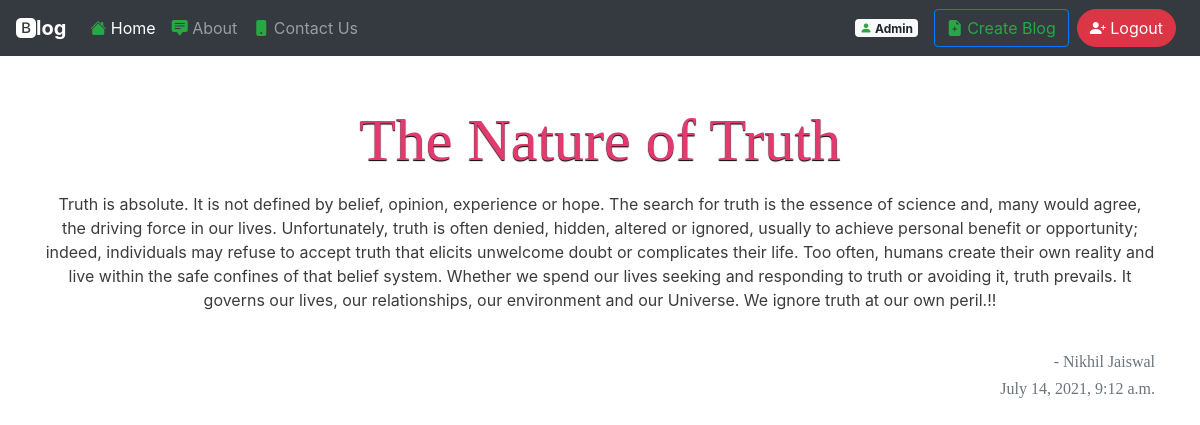
Screenshot of /blog/the-nature-of-truth/ (signed in) with the database file from the repository.
### home/models.py (models this page shows, shortened)
class MyUser(AbstractBaseUser):
    email = models.EmailField(
        verbose_name='email address',
        max_length=255,
        unique=True,
    )
    full_name = models.CharField(max_length=100, default=None)
    date_of_birth = models.DateField()
    mobile = models.CharField(max_length=14)
    is_active = models.BooleanField(default=True)
    is_admin = models.BooleanField(default=False)
    auth_token = models.CharField(max_length=100)
    is_verified = models.BooleanField(default=True)
    objects = MyUserManager()
    USERNAME_FIELD = 'email'
    REQUIRED_FIELDS = ['date_of_birth', 'mobile', ]

class Blog(models.Model):
    title = models.CharField(max_length=50)
    desc = models.TextField()
    title_slug = models.SlugField(unique=True, default=uuid.uuid1)
    user = models.ForeignKey(settings.AUTH_USER_MODEL,
                             on_delete=models.CASCADE, default='pk')
    timestamp = models.DateTimeField(default=timezone.now)

### home/views.py (the view)
# urls.py: path('blog/<str:slug>/', views.singleBlog, name='blog'),
def singleBlog(request, slug):
    blog = Blog.objects.get(title_slug=slug)
    data = {'data': blog}
    return render(request, 'blog.html', data)

### templates/blog.html (shortened to what this page needs)
{% extends 'base.html' %}
{% block body %}
<div class="container my-5">
    <div class="center">
        <h1 class="text-center my-3"> {{ data.title }} </h1>
        <p> {{data.desc}} </p>
        <br>
        <h6 class="text-right  text-muted"> - {{data.user.full_name}}</h6>
        <h6 class="text-right  text-muted">{{data.timestamp}}</h6>
    </div>
</div>
{% endblock body %}

### templates/base.html (shortened to what this page needs)
<!doctype html>
<html lang="en">
<head>
    <link rel="stylesheet" href="https://cdn.jsdelivr.net/npm/bootstrap@4.6.0/dist/css/bootstrap.min.css"
>
    <link rel="stylesheet" href="https://cdn.jsdelivr.net/npm/bootstrap-icons@1.5.0/font/bootstrap-icons.css">
</head>
<body onload="myFunction()">
    <nav class="navbar navbar-expand-lg navbar-dark bg-dark">
        <a class="navbar-brand" href="/">
            <b class="bi bi-bootstrap-fill">log</b>
        </a>
        <div class="collapse navbar-collapse" id="navbarSupportedContent">
            <ul class="navbar-nav mr-auto">
                <li class="nav-item active">
                    <a class="nav-link" href="/"><i class="bi bi-house-fill text-success"></i>
                        Home
                        <span class="sr-only">(current)</span></a>
                </li>
                <li class="nav-item">
                    <a class="nav-link" href="#"><i class="bi bi-chat-square-text-fill text-success"></i> About</a>
                </li>
                <li class="nav-item">
                    <a class="nav-link" href="/contact"><i class="bi bi-phone-fill text-success"></i> Contact Us</a>
                </li>
            </ul>
            {% if request.user.is_anonymous %}
            <a class="btn rounded-pill btn-success" href="#" role="button" data-toggle="modal"
                data-target="#loginModal"><i class="bi bi-person-check-fill"></i>
                Login </a>
            <a class="btn rounded-pill btn-info mx-2" href="#" role="button" data-toggle="modal"
                data-target="#signupModal"><i class="bi bi-person-plus-fill"></i>
                SignUp </a>
            {% else %}
            <span class="badge  badge-light mx-3"><i class="bi bi-person-fill text-success"></i>
                {{request.user.full_name}}</span>
            <a class="btn rounded border-primary btn-outline-success mr-2" href="/add" role="button"><i
                    class="bi bi-file-earmark-plus-fill"></i>
                Create Blog </a>
            <a class="btn rounded-pill btn-danger mr-2" href="/logout" role="button"><i
                    class="bi bi-person-plus-fill"></i>
                Logout </a>
            {% endif %}
        </div>
    </nav>
        {% block body %}
        {% endblock body %}
</body>
</html>

### templates/base.html (style rules this page uses)
:root { --bg: #e3e4e8; --fg: #17181c; --c1: #f42f25; --c2: #f49725; --c3: #255ff4; }
h1, h2, h3, h4, h5, h6 { font-family: "Playfair Display", Georgia, "Times New Roman", serif; }

### templates/blog.html (style rules this page uses)
h1 { font-size: 60px; color: #e23a6e; margin-bottom: 10px; text-shadow: 0px 1px 1px #000; }
p { color: rgba(0, 0, 0, 0.767); }
.center { position: relative; text-align: center; }

### rows the page displays
MyUser: user.full_name "Admin"
Blog: title "The Nature of Truth", desc "Truth is absolute. It is not defined by belief, opinion, experience or hope. The search for truth is the essence of science and, many would agree, the driving force in our lives. Unfortunately, truth is often denied, hidden, altered or ignored, usually to achieve personal benefit or opportunity; indeed, individuals may refuse to accept truth that elicits unwelcome doubt or complicates their life. Too often, humans create their own reality and live within the safe confines of that belief system. Whether we spend our lives seeking and responding to truth or avoiding it, truth prevails. It governs our lives, our relationships, our environment and our Universe. We ignore truth at our own…", user.full_name "Nikhil Jaiswal", timestamp "July 14, 2021, 9:12 a.m."
